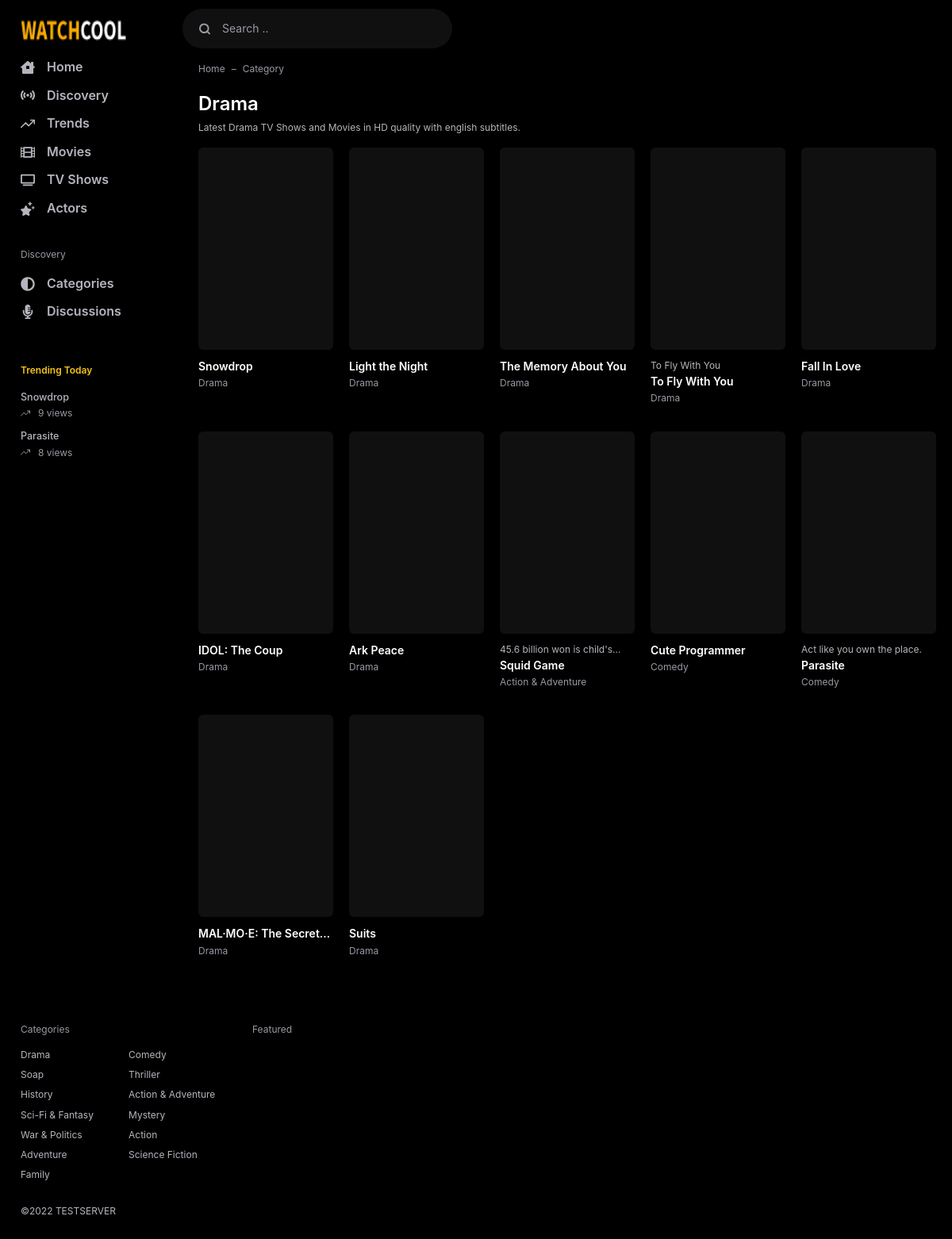
/category/Drama/, run on the app's committed database.
### webapp/models/common.py (models this page shows, shortened)
class Genre(models.Model):
    movie = models.ManyToManyField(Movie,related_name="genre",related_query_name="has_genre")
    tv = models.ManyToManyField(TV,related_name="genre",related_query_name="has_genre")
    name = models.CharField(max_length=20,unique=True)
    color = models.CharField(max_length=9,null=True,blank=True,default=generateRandomColor,editable=True)

### webapp/models/tv.py (models this page shows, shortened)
class TV(AbsShow):
    media_type=models.CharField(default="TV",max_length=2)
    class Meta:
        ordering = ("-added_on","-release_date",)
        verbose_name_plural = "TV Shows"
        db_table = "tv"

### webapp/models/movie.py (models this page shows, shortened)
class Movie(AbsShow):
    media_type=models.CharField(default="MOVIE",max_length=5)
    source_url = models.CharField(null=True,blank=True,max_length=2083)
    class Meta:
        ordering = ("-added_on","-release_date",)
        db_table = "movie"

### webapp/views.py (the view)
# urls.py: path("category/<str:category>/",cache_page(CACHE_TIME)(views.GenreView.as_view()),name="category"),
class GenreView(ListView):
    template_name = "webapp/show_list.html"
    context_object_name = "shows"
    paginate_by = 40
    def get_queryset(self):
        self.category = self.kwargs["category"]
        shows = sorted(list(chain(TV.objects.filter(has_genre__name__icontains=self.category),Movie.objects.filter(has_genre__name__icontains=self.category))),key=lambda a:a.release_date,reverse=True)
        return shows
    def get_context_data(self, **kwargs):
        context = super().get_context_data(**kwargs)
        title = f"{self.category} TV Shows and Movies | {self.request.get_host()}"
        context["title"] = title
        context["description"] = title
        context["currentPage"] = "category"
        context["category"] = self.category
        return context

### adminDashboard/templatetags/classname.py (called while the page is built)
@register.filter(name="getClassName")
def getClassName(value):
    return value.__class__.__name__

### webapp/context_processors.py (called while the page is built)
def tvsViewin(days,get):
    return ViewLog.objects.filter(movie=None,
        viewed_on__date__gte=(datetime.date.today()-datetime.timedelta(days=days))).values(
        "tv",
        slug = F("tv__slug"),
        title=F("tv__title"),
        themoviedb_id = F("tv__themoviedb_id"),
        original_title = F("tv__original_title"),
        imdb_id = F("tv__imdb_id"),
        trailer = F("tv__trailer"),
        published = F("tv__published"),
        runtime = F("tv__runtime"),
        added_on = F("tv__added_on"),
        updated_on = F("tv__updated_on"),
        media_type = F("tv__media_type"),
        poster_path=F("tv__poster_path"),
        overview=F("tv__overview"),
        vote_average=F("tv__vote_average"),
        backdrop_path=F("tv__backdrop_path"),
        release_date=F("tv__release_date"),
        ).annotate(views=Count("tv")).order_by()[:get]

def config(request=None):
    data = cache.get_many(KEYS)
    if not data:
        data = cache_context()
        cache.set_many(data,settings.CACHE_TIME)
    return data

### webapp/templates/webapp/show_list.html (shortened to what this page needs)
{% extends 'webapp/_base.html' %}
{% load static %}
{% block content %}
<div class="app-content">
    <nav>
        <ol class="breadcrumb">
            <li class="breadcrumb-item"><a href="{% url 'app_webapp:home' %}">
                    Home</a></li>
            <li class="breadcrumb-item active">
                {% if currentPage == 'tvs' %}
                TV
                {% elif currentPage == 'movies' %}
                Movie
                {% elif currentPage == 'category' %}
                Category
                {% elif currentPage == 'discovery' %}
                Discovery
                {% endif %}
            </li>
        </ol>
    </nav>
    <div class="d-flex">
        <div class="app-content">
            <div class="app-section">
                <div class="mb-3">
                    <div class="text-24 text-white font-weight-bold">
                        {% if currentPage == 'tvs' %}
                        Latest
                        TV Shows
                        {% elif currentPage == 'movies' %}
                        Latest
                        Movies
                        {% elif currentPage == 'category' %}
                        {{category}}
                        {% elif currentPage == 'discovery' %}
                        Discovery
                        {% endif %}
                    </div>
                    <div class="subtext text-12">
                        Latest
                        {% if currentPage == 'tvs' %}
                        TV Shows
                        {% elif currentPage == 'movies' %}
                        Movies
                        {% elif currentPage == 'category'  %}
                        {{category}} TV Shows and Movies
                        {% elif currentPage == 'discovery' %}
                        TV Shows and Movies
                        {% endif %}
                        in HD quality with english subtitles. </div>
                </div>
                <div class="row row-cols-md-5 row-cols-2">
                    {% for show in shows %}
                        {% include 'webapp/includes/show.html' with show=show only %}
                    {% endfor %}
                </div>
            </div>
        </div>
    </div>
</div>
{% endblock content %}

### webapp/templates/webapp/_base.html (shortened to what this page needs)
<!DOCTYPE html> {% load static %}
<html lang="en">
<head>
    <link as="style" media="all" rel="stylesheet preload prefetch" href="{% static 'webapp/css/app.css' %}"
        type="text/css" />
</head>
<body>
    <div class="container">
        <div class="app">
            <div class="app-header">
                <div class="navbar navbar-expand-lg">
                    <div class="app-navbar">
                        <a href="{% url 'app_webapp:home' %}" class="navbar-brand">
                            <img src="{{logo.url}}" alt="{{title}}" width="134" height="40">
                        </a>
                    </div>
                    <form class="header-search input-group d-md-block d-none" method="post"
                        action="{% url 'app_webapp:search' %}" id="navbarToggler">
                        <div class="typeahead__container app-search">
                            <div class="typeahead__field">
                                <div class="typeahead__query">
                                    <label for="search-input" class="btn px-0 mb-0" aria-label="Search">
                                        <svg class="icon">
                                            <use
                                                xlink:href="{% static 'webapp/public/assets/img/sprite.svg' %}#search" />
                                        </svg>
                                    </label>
                                    <input class="video-search form-control" name="q" type="text" id="search-input"
                                        placeholder="Search .." autocomplete="off">
                                </div>
                            </div>
                        </div>
                    </form>
                </div>
            </div>
            <div class="app-wrapper">
                <div class="app-aside nav-aside" id="aside">
                    <ul class="nav">
                        <li class="{% if currentPage == 'home' %}active{% endif %}">
                            <a href="{% url 'app_webapp:home' %}">
                                <svg class="nav-icon">
                                    <use xlink:href="{% static 'webapp/public/assets/img/sprite.svg' %}#house" />
                                </svg> Home
                            </a>
                        </li>
                        <li class="{% if currentPage == 'discovery' %}active{% endif %}">
                            <a href="{% url 'app_webapp:discovery' %}">
                                <svg class="nav-icon">
                                    <use xlink:href="{% static 'webapp/public/assets/img/sprite.svg' %}#discovery" />
                                </svg> Discovery
                            </a>
                        </li>
                        <li class="{% if currentPage == 'trends' %}active{% endif %}">
                            <a href="{% url 'app_webapp:trends' %}">
                                <svg class="nav-icon">
                                    <use xlink:href="{% static 'webapp/public/assets/img/sprite.svg' %}#trend" />
                                </svg> Trends
                            </a>
                        </li>
                        <li class="{% if currentPage == 'movies' %}active{% endif %}">
                            <a href="{% url 'app_webapp:movie_list' %}">
                                <svg class="nav-icon">
                                    <use xlink:href="{% static 'webapp/public/assets/img/sprite.svg' %}#film" />
                                </svg> Movies
                            </a>
                        </li>
                        <li class="{% if currentPage == 'tvs' %}active{% endif %}">
                            <a href="{% url 'app_webapp:tv_list' %}">
                                <svg class="nav-icon">
                                    <use xlink:href="{% static 'webapp/public/assets/img/sprite.svg' %}#tv" />
                                </svg> TV Shows
                            </a>
                        </li>
                        <li class="{% if currentPage == 'actors' %}active{% endif %}">
                            <a href="{% url 'app_webapp:actor_list' %}">
                                <svg class="nav-icon">
                                    <use xlink:href="{% static 'webapp/public/assets/img/sprite.svg' %}#actors" />
                                </svg> Actors
                            </a>
                        </li>
                        <li class="nav-header">
                            Discovery
                        </li>
                        <li>
                            <a href="{% url 'app_webapp:category' %}">
                                <svg class="nav-icon">
                                    <use xlink:href="{% static 'webapp/public/assets/img/sprite.svg' %}#categories" />
                                </svg> Categories
                            </a>
                        </li>
                        <li>
                            <a href="{% url 'app_webapp:discussions' %}">
                                <svg class="nav-icon">
                                    <use xlink:href="{% static 'webapp/public/assets/img/sprite.svg' %}#discussion" />
                                </svg> Discussions
                            </a>
                        </li>
                    </ul>
                    <ul class="nav-trend d-none d-lg-block">
                        <li class="nav-header">Trending Today</li>
                        {% for show in most_popular_shows %}
                        <li>
                            <a href="
                            {% if show.tv %}
                                {% url 'app_webapp:tv_detail' show.slug %}
                            {% else %}
                                {% url 'app_webapp:movie_detail' show.slug %}
                            {% endif %}
                            " class="nav-content">
                                <div>{{show.title}}</div>
                                <div class="view">
                                    <svg>
                                        <use xlink:href="{% static 'webapp/public/assets/img/sprite.svg' %}#trend" />
                                    </svg>
                                    <div>{{show.views}} views</div>
                                </div>
                            </a>
                        </li>
                        {% endfor %}
                    </ul>
                </div>
                <div class="app-container flex-fill">
                    <div class="container">
                        {% block content %} {% endblock content %}
                    </div>
                </div>
            </div>
            <div class="app-footer">
                <div class="row">
                    <div class="col-md-3">
                        <div class="footer-nav">
                            <div class="nav-head">
                                Categories
                            </div>
                            <div class="nav-col-2">
                                {% for genre in genres %}
                                <a href="{% url 'app_webapp:category' genre.name %}"
                                    title="{{genre.name}}">{{genre.name}}</a>
                                {% endfor %}
                            </div>
                        </div>
                    </div>
                    <div class="col-md-6">
                        <div class="footer-nav">
                            <div class="nav-head">
                                Featured
                            </div>
                        </div>
                    </div>
                    <div class="col-md-12">
                    </div>
                    <div class="col-md-12 text-12">
                        <div class="row">
                            <div class="col-md-8">
                                <div class="my-2">©{% now 'Y' %} {{request.get_host|upper}} </div>
                            </div>
                        </div>
                    </div>
                </div>
            </div>
        </div>
    </div>
</body>
</html>

### webapp/templates/webapp/includes/show.html (shortened to what this page needs)
{% load static classname %}
<div class="col">
    <div class="list-movie">
        <a href="
        {% if show|getClassName|lower == 'tv' %}
            {% url 'app_webapp:tv_detail' show.slug %}
        {% else %}
            {% url 'app_webapp:movie_detail' show.slug %}
        {% endif %}
        " class="list-media">
            <div class="list-media-attr">
            </div>
            <div class="media media-cover" data-src="{{show.poster_path}}"></div>
        </a>
        <div class="list-caption">
            <a href="
            {% if show|getClassName|lower == 'tv' %}
                {% url 'app_webapp:tv_detail' show.slug %}
            {% else %}
                {% url 'app_webapp:movie_detail' show.slug %}
            {% endif %}
        " class="list-titlesub">{{show.tagline}} </a>
            <a href="
            {% if show|getClassName|lower == 'tv' %}
                {% url 'app_webapp:tv_detail' show.slug %}
            {% else %}
                {% url 'app_webapp:movie_detail' show.slug %}
            {% endif %}
            " class="list-title">{{show.title}}</a>
            {% with genre=show.genre.all.0 %}
                {% if genre %}
                    <a href="{% url 'app_webapp:category' genre.name %}" class="list-category">{{genre.name}}</a>
                {% endif %}
            {% endwith %}
        </div>
    </div>
</div>

### data on the page
Genre: name "Drama"
TV: title "Snowdrop", genre.all.0.name "Drama"
TV: title "Light the Night", genre.all.0.name "Drama"
TV: title "The Memory About You", genre.all.0.name "Drama"
TV: tagline "To Fly With You", title "To Fly With You", genre.all.0.name "Drama"
TV: title "Fall In Love", genre.all.0.name "Drama"
TV: title "IDOL: The Coup", genre.all.0.name "Drama"
TV: title "Ark Peace", genre.all.0.name "Drama"
TV: tagline "45.6 billion won is…", title "Squid Game", genre.all.0.name "Action & Adventure"
TV: title "Cute Programmer", genre.all.0.name "Comedy"
Movie: tagline "Act like you own the place.", title "Parasite", genre.all.0.name "Comedy"
Movie: title "MAL·MO·E: The…", genre.all.0.name "Drama"
TV: title "Suits", genre.all.0.name "Drama"
Genre: name "Comedy"
Genre: name "Soap"
Genre: name "Thriller"
Genre: name "History"
Genre: name "Action & Adventure"
Genre: name "Sci-Fi & Fantasy"
Genre: name "Mystery"
Genre: name "War & Politics"
Genre: name "Action"
Genre: name "Adventure"
Genre: name "Science Fiction"
Genre: name "Family"

### other printed values
{{ show.title }} "Snowdrop" "Parasite"
{{ show.views }} "9" "8"
{{ request.get_host|upper }} "TESTSERVER"
